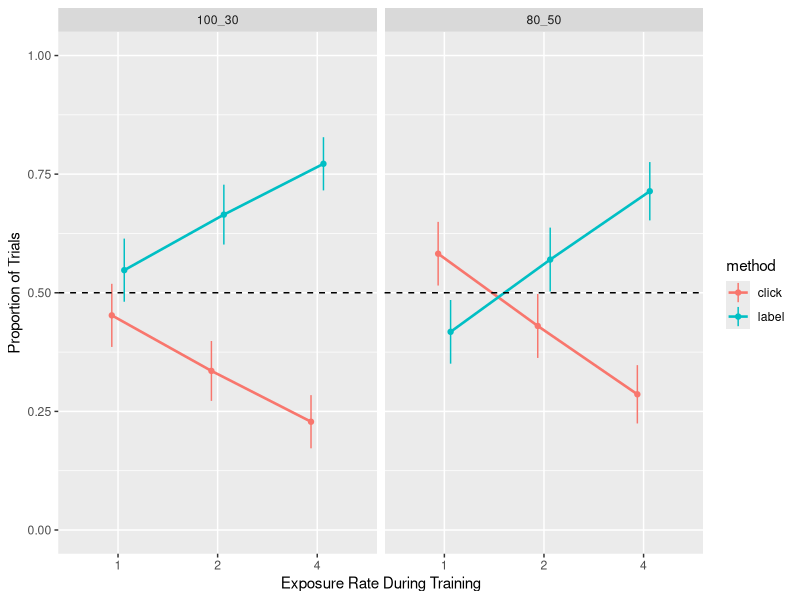
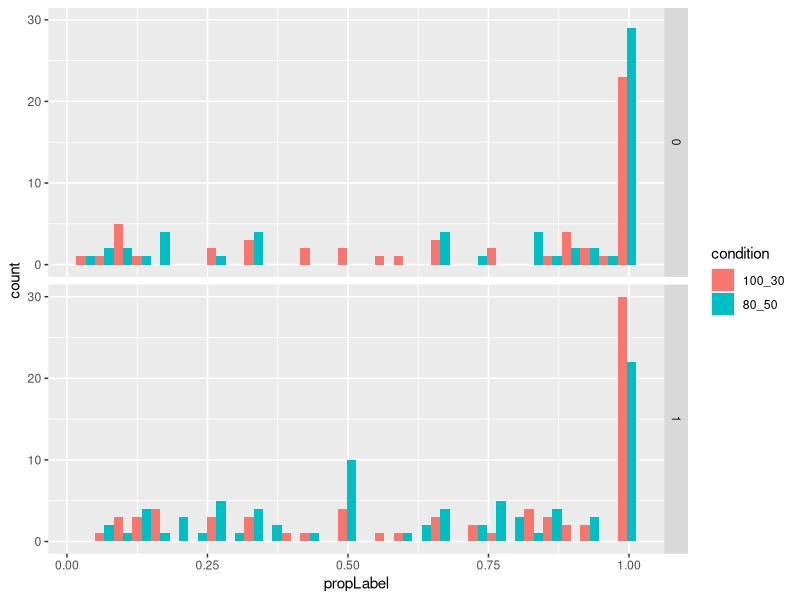
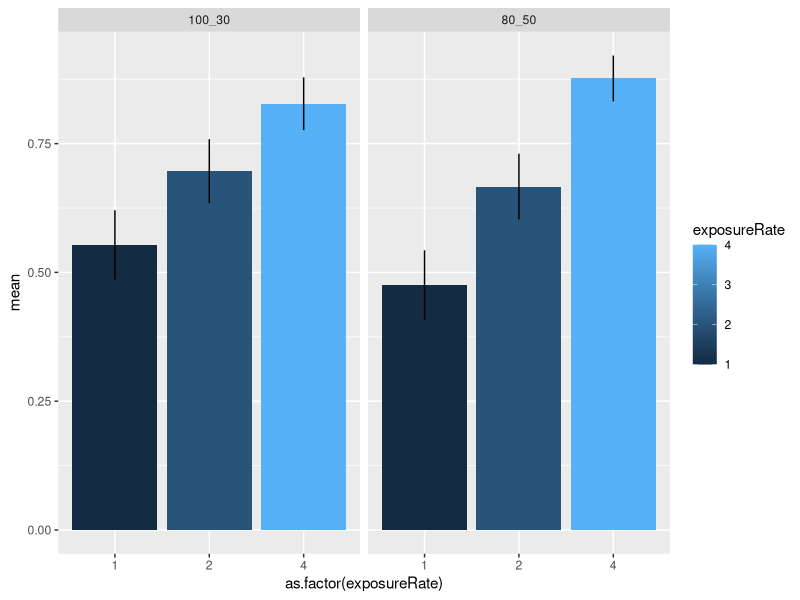

Here is the R script that generated these plots, in order:
## ---- chunk 1
library(tidyverse)
library(lme4)
## ---- chunk 2
all_data <- read.csv("data/2020.May_explicit_baseline.csv")

all_data_dropped <- all_data %>%
  filter(toBeDropped==0)
## ---- chunk 3
seprop <- function(props) {
  mean_prop = mean(props)
  sqrt( (mean_prop*(1 - mean_prop)) / length(props))
}

###wrangling data for plots by exposure
prop_methods_exposures <- all_data_dropped %>%
  filter(toBeDropped != 1) %>%
  # filter(testCorrect == 1) %>%
  ungroup() %>%
  select(condition,ldf_num, partnersExposure, exposureRate,method) %>%
  group_by(condition, ldf_num,partnersExposure, exposureRate, method) %>%
  summarise(n = n()) %>%
  group_by(condition, ldf_num,partnersExposure, exposureRate) %>%
  mutate(n = n/sum(n)) %>%
  ungroup() %>%
  mutate(method = as.factor(method)) %>%
  tidyr::complete(nesting(condition, ldf_num, partnersExposure), exposureRate, method, fill = list(n = 0)) %>%
  group_by(condition, partnersExposure, exposureRate, method) %>%
  summarise(mean = mean(n), se = seprop(n)) %>%
  ungroup()


#Exp. 1, Plot 1. 
prop_methods_exposures %>% 
  mutate(exposureRate=as.factor(exposureRate)) %>%
  ggplot(aes(x=exposureRate, y=mean, color = method)) +
  geom_point(size=1.5,position=position_dodge(.25)) +
  geom_line(aes(x=(exposureRate), y=mean, group=interaction(method,condition), color=method),  size=.9,
          position=position_dodge(.25)) +
  geom_linerange(aes(ymax = mean + se,
    ymin = mean - se),position=position_dodge(.25)) +
  coord_cartesian(ylim=c(0,1)) +
  facet_grid(.~condition) +
  labs(y="Proportion of Trials", x="Exposure Rate During Training") +
  geom_hline(yintercept = .5, linetype = "dashed")
## ---- chunk 4
#hist of labling behavior by exposure rate
all_data_dropped %>%
  group_by(ldf_num, condition, testCorrect) %>%
  count(method == "label") %>%
  mutate(propLabel = n/sum(n)) %>%
  ggplot(aes(x=propLabel, fill = condition))+
  geom_histogram(position = position_dodge()) +
  facet_grid(testCorrect~.) 
## ---- chunk 5
#no random effects
lm((method=='label') ~ condition +
                exposureRate,
            data=all_data_dropped) %>%
  summary(.)

#analysis
glmer((method=='label') ~ condition + 
            exposureRate + testCorrect + 
            (1|ldf_num),
            data=all_data_dropped,
      family=binomial) %>% 
  summary(.)

#analysis of known words only
glmer((method=='label') ~ condition +
                exposureRate +
                (1|ldf_num) + (1|realLabel),
            #filtering to known words only
            data=(all_data_dropped %>%
                    filter(testCorrect == 1)),
      family=binomial) %>%
  summary(.)
## ---- chunk 6
#checking for learning differences
all_data_dropped %>%
  distinct(ldf_num, realLabel, .keep_all = T) %>%
  group_by(condition, exposureRate) %>%
  summarize(mean=mean(testCorrect), se= sd(testCorrect)/sqrt(55)) %>%
  ggplot(aes(x=as.factor(exposureRate), y=mean, fill = exposureRate))+
           geom_bar(stat="identity")+
  geom_linerange(aes(ymin=mean-se, ymax=mean+se)) +
  facet_wrap(.~condition)
